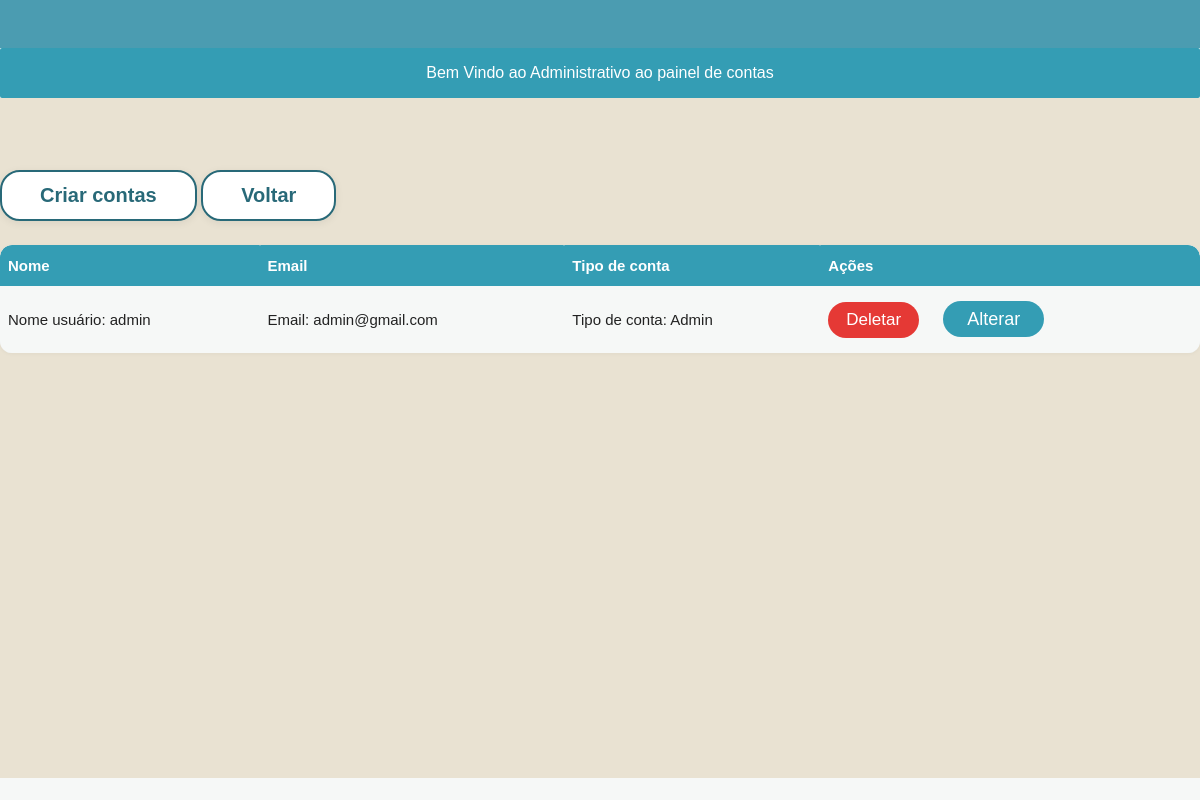
Screenshot of /painel_adm/painel_contas/ with the database file from the repository.
### home/models.py (models this page shows, shortened)
class Usuario(models.Model):
    Username = models.CharField(max_length=100, unique=True)
    tipos_conta_escolha=[("Admin","Admin"),("Professor","Professor")]
    Tipos_conta=models.CharField(max_length=30,choices=tipos_conta_escolha,null=True, blank=True)
    Curso=models.CharField(max_length=100,null=True, blank=True)
    E_mail = models.EmailField(unique=True)
    Senha = models.CharField(max_length=128)

### painel_adm/views.py (the view)
# urls.py: path('painel_contas/',PainelContas.as_view(),name='painel_contas'),
class PainelContas(View):
    def get(self,request):
        conta=Usuario.objects.all()
        return render(request,'painel_adm/painel_contas.html',{'contas':conta})

### painel_adm/templates/painel_adm/painel_contas.html (shortened to what this page needs)
<!DOCTYPE html>
<html lang="en">
<head>
</head>
<body>
    <div class="header">
    </div>
     <div class="welcome-box">
        Bem Vindo ao Administrativo ao painel de contas
    </div>
<div class="main-content">
      <a href="{% url 'criar_contas' %}" class="voltar-btn">Criar contas</a>
    <a href="{% url 'inicio_painel' %}" class="voltar-btn">Voltar</a>
    <div class="alunos-container">
        <table class="tabela-adm">
            <thead>
                <tr>
                    <th>Nome</th>
                    <th>Email</th>
                    <th>Tipo de conta</th>
                    <th>Ações</th>
                </tr>
            </thead>
            <tbody>
                {% for conta in contas %}
                <tr>
                    <td>
                        <p class="curso-item">Nome usuário: {{ conta.Username }}</p>
                    </td>
                    <td>
                        <p class="curso-item">Email: {{ conta.E_mail }}</p>
                    </td>
                    <td>
                        <p class="curso-item">Tipo de conta: {{ conta.Tipos_conta }}</p>
                    </td>
                   <td>
                    <form method="POST" action="{% url 'deletar_contas' conta.id %}" style="display: inline;" onsubmit="return confirm('Você tem certeza que deseja deletar essa conta? Esse processo não poderá ser revertido')">
                   <button type="submit" class="btn-rejeitar">Deletar</button>
                   </form>
                    <a href="{% url 'editar_contas' conta.id %}" class="sair-link" style="margin-left: 10px;">Alterar</a>
                      </td>
                </tr>
                {% endfor %}
            </tbody>
        </table>
</div>
</body>
</html>

### painel_adm/templates/painel_adm/painel_contas.html (style rules this page uses)
body { font-family: Arial, sans-serif; background: #f6f8f7; margin: 0; padding: 0; }
.tabela-adm { width: 100%; border-collapse: separate; border-spacing: 0; margin-bottom: 32px; background: #e9ecef; border-radius: 12px; overflow: hidden; box-shadow: 0 1px 4px rgba(0,0,0,0.04); }
.tabela-adm th { background: rgb(52, 157, 180);; color: #fff; font-weight: bold; padding: 12px 8px; text-align: left; font-size: 15px; border-top-left-radius: 1px; border-top-right-radius: 1px; }
.tabela-adm th:last-child { border-top-right-radius: 12px; }
.tabela-adm th:first-child { border-top-left-radius: 12px; }
.tabela-adm td { padding: 10px 8px; font-size: 15px; color: #222; background: #f6f8f7; border-bottom: 3px solid #dbe4e3; }
.tabela-adm tr:last-child td { border-bottom: none; }
.welcome-box { background: rgb(52, 157, 180); color: #fff; border-radius: 2px; margin: 16px 24px px; padding: 16px 0; text-align: center; font-size: 16px; }
.header { background: rgb(75, 156, 177); height: 48px; display: flex; align-items: center; justify-content: space-between; padding: 0 24px; }
.main-content { background: rgb(233, 226, 210); padding: 40px 0 0 0; min-height: 80vh; }
.voltar-btn { background: #fff; color: #286978; border: 2px solid #286978; border-radius: 20px; padding: 12px 38px; font-size: 20px; font-weight: bold; text-decoration: none; display: inline-block; margin: 32px 0 24px 0; box-shadow: 0 2px 8px rgba(0,0,0,0.07); transition: background 0.2s, color 0.2s, border 0.2s; }
.btn-rejeitar { background: #e53935; color: white; font-size: 1.0625rem; margin-right: 10px; border-radius: 20px; padding: 0.5rem 1.125rem; cursor: pointer; border: none; }
.sair-link { background: rgb(52, 157, 180); color: white; font-size: 18px; border-radius: 20px; padding: 8px 24px; cursor: pointer; text-decoration: none; }

### rows the page displays
Usuario: Username "admin", E_mail "admin@gmail.com", Tipos_conta "Admin"
